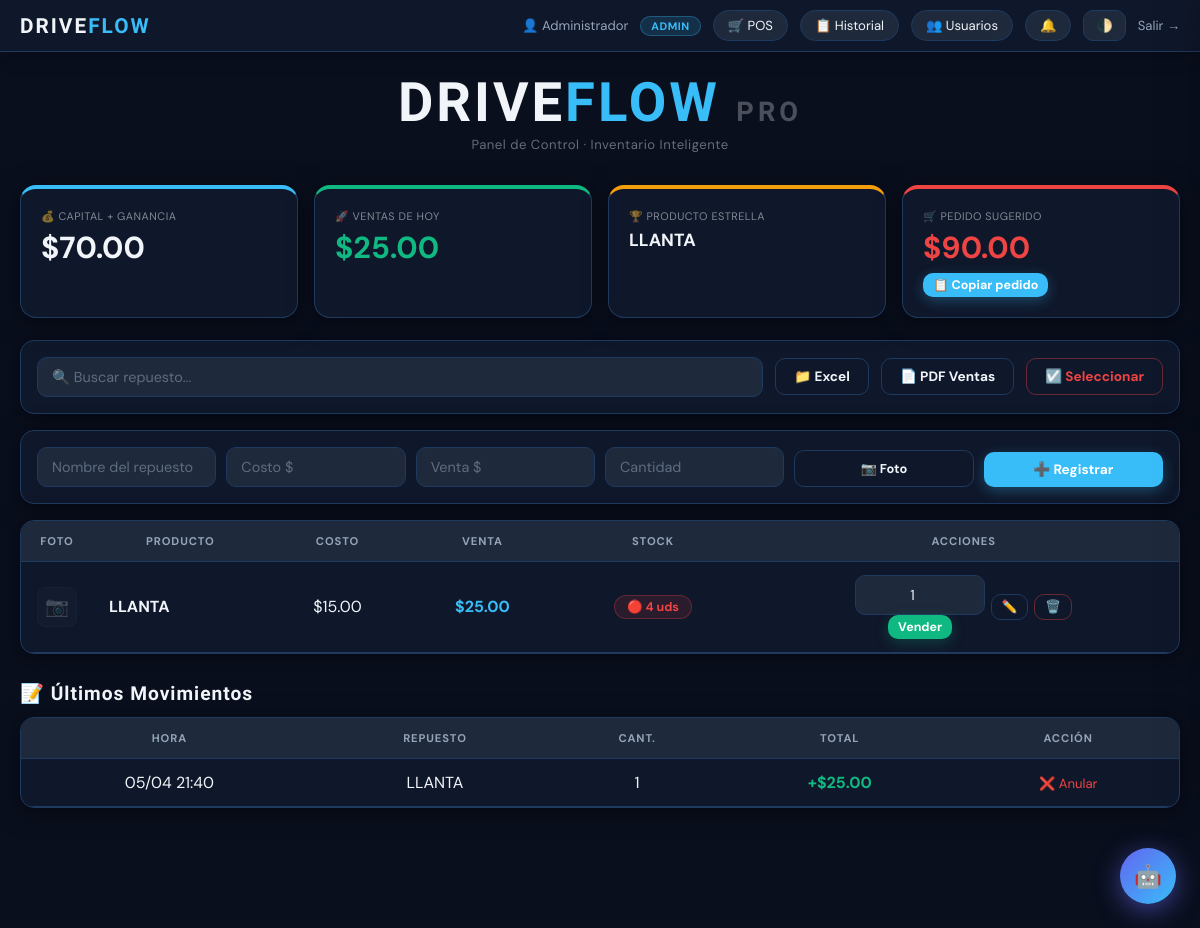
The page / (signed in) on the database as committed earlier.
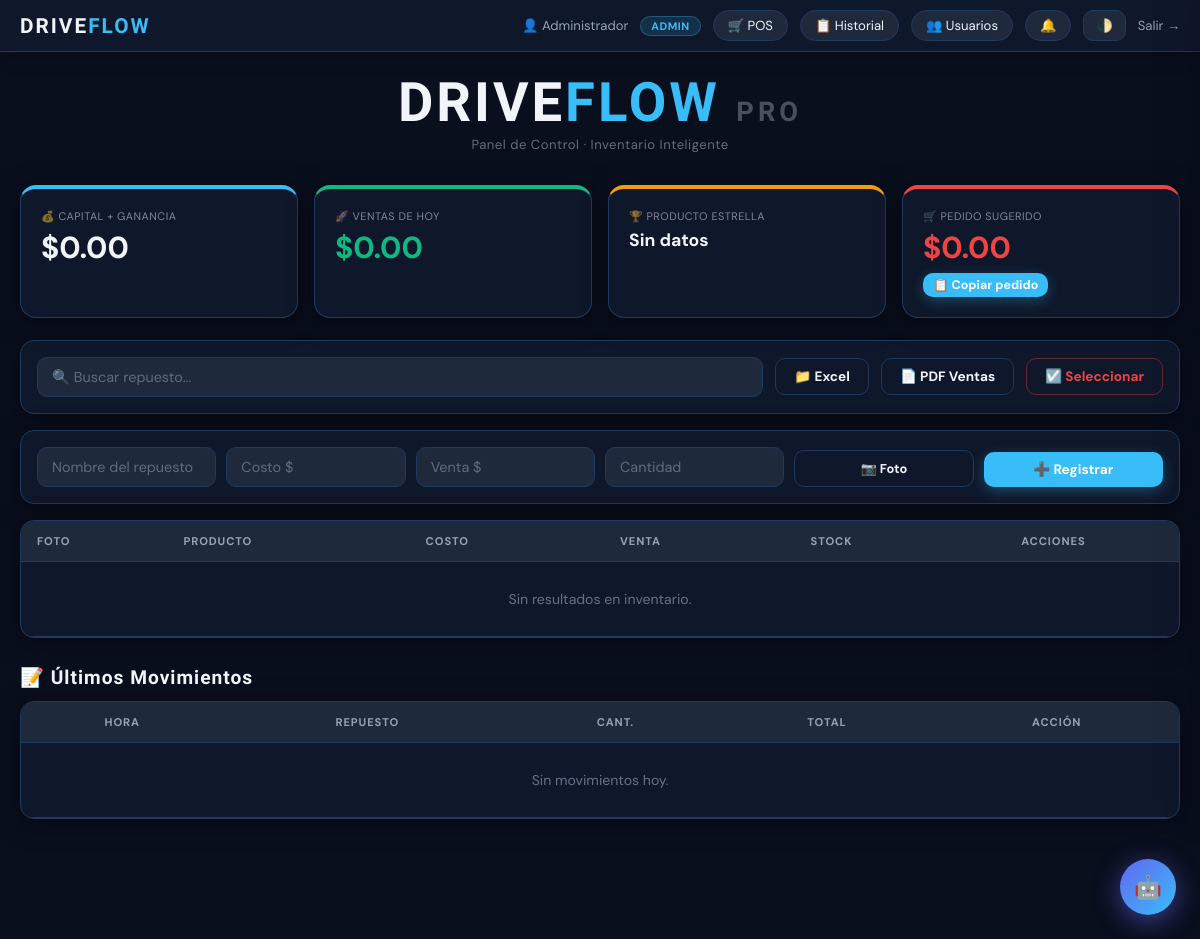
The same page on the database as committed later.
### models.py (models this page shows)
class Repuesto(db.Model):
    __tablename__ = 'repuesto'
    id           = db.Column(db.Integer, primary_key=True)
    nombre       = db.Column(db.String(100), nullable=False, unique=True)
    p_costo      = db.Column(db.Float, nullable=False)
    p_venta      = db.Column(db.Float, nullable=False)
    stock        = db.Column(db.Integer, nullable=False, default=0)
    vendido      = db.Column(db.Integer, default=0)
    stock_minimo = db.Column(db.Integer, default=5)
    foto_url     = db.Column(db.String(255), nullable=True)   # ← foto del producto
    ventas    = db.relationship('Venta', backref='repuesto', cascade='all, delete-orphan', lazy=True)
    historial = db.relationship('HistorialStock', backref='repuesto', cascade='all, delete-orphan', lazy=True)
    @property
    def estado_stock(self):
        if self.stock == 0:                     return 'agotado'
        if self.stock <= self.stock_minimo:     return 'critico'
        if self.stock <= self.stock_minimo * 2: return 'bajo'
        return 'ok'

class Venta(db.Model):
    __tablename__ = 'venta'
    id                 = db.Column(db.Integer, primary_key=True)
    repuesto_id        = db.Column(db.Integer, db.ForeignKey('repuesto.id', ondelete='CASCADE'), nullable=False)
    usuario_id         = db.Column(db.Integer, db.ForeignKey('usuario.id'), nullable=True)
    cliente_nombre     = db.Column(db.String(100), nullable=True)
    cliente_whatsapp   = db.Column(db.String(20), nullable=True)   # ← WhatsApp opcional
    cantidad           = db.Column(db.Integer, nullable=False)
    total_venta        = db.Column(db.Float, nullable=False)
    ganancia_operacion = db.Column(db.Float, nullable=False)
    fecha              = db.Column(db.DateTime, default=datetime.utcnow)

### routes/inventario.py (the view)
@inventario_bp.route('/')
def inicio():
    busqueda   = request.args.get('buscar','').upper().strip()
    inventario = (Repuesto.query.filter(func.upper(Repuesto.nombre).contains(busqueda)).all()
                  if busqueda else Repuesto.query.all())
    ventas = Venta.query.order_by(Venta.fecha.desc()).limit(15).all()
    return render_template('index.html', inventario=inventario, ventas=ventas, **_stats())

### routes/inventario.py (called while the page is built)
def puede_ver_costos():
    return session.get('user_rol') in ROLES_PRIVILEGIADOS

### templates/index.html (shortened to what this page needs)
<!DOCTYPE html>
<html lang="es">
<head>
    <link rel="stylesheet" href="{{ url_for('static', filename='css/main.css') }}">
</head>
<body>
<nav class="topbar">
    <div class="topbar-left">
        <span class="logo-sm">DRIVE<span>FLOW</span></span>
    </div>
    <div class="topbar-right">
        <a href="/perfil" class="user-info" style="text-decoration:none;cursor:pointer">👤 {{ session.get('user_nombre','Usuario') }}</a>
        <span class="rol-badge rol-{{ session.get('user_rol','vendedor') }}">{{ session.get('user_rol','vendedor').upper() }}</span>
        <a href="/pos" class="btn-alerta" style="text-decoration:none">🛒 POS</a>
        <a href="/historial" class="btn-alerta" style="text-decoration:none">📋 Historial</a>
        {% if session.get('user_rol') == 'admin' %}
        <a href="/usuarios" class="btn-alerta" style="text-decoration:none">👥 Usuarios</a>
        {% endif %}
        <button class="btn-alerta" onclick="toggleAlertas()" id="btnAlerta">
            🔔 <span class="badge-count" id="badgeCount" style="display:none">0</span>
        </button>
        <button class="theme-btn" onclick="toggleTheme()">🌓</button>
        <a href="/logout" class="btn-logout">Salir →</a>
    </div>
</nav>
<div class="container">
    <header class="site-header">
        <h1 class="logo-main">DRIVE<span>FLOW</span> <em>PRO</em></h1>
        <p class="tagline">Panel de Control · Inventario Inteligente</p>
    </header>
    <div class="kpis">
        {% if puede_costos %}
        <div class="kpi kpi-blue">
            <small>💰 CAPITAL + GANANCIA</small>
            <strong>${{ "{:,.2f}".format((inversion or 0) + ganancia) }}</strong>
        </div>
        {% endif %}
        <div class="kpi kpi-green">
            <small>🚀 VENTAS DE HOY</small>
            <strong style="color:var(--success)">${{ "{:,.2f}".format(total_hoy) }}</strong>
        </div>
        <div class="kpi kpi-yellow">
            <small>🏆 PRODUCTO ESTRELLA</small>
            <strong style="font-size:1.1em">{{ estrella }}</strong>
        </div>
        {% if puede_costos %}
        <div class="kpi kpi-red">
            <small>🛒 PEDIDO SUGERIDO</small>
            <strong style="color:var(--danger)">${{ "{:,.2f}".format(inversion_sugerida or 0) }}</strong>
            <button onclick="copiarPedido()" class="btn btn-sm btn-primary" style="margin-top:8px">📋 Copiar pedido</button>
        </div>
        {% endif %}
    </div>
    <div class="toolbar card">
        <form action="/" method="GET" style="flex:1">
            <input type="text" name="buscar" placeholder="🔍 Buscar repuesto..." value="{{ request.args.get('buscar','') }}" autocomplete="off">
        </form>
        {% if puede_costos %}
        <form action="/subir_masivo" method="POST" enctype="multipart/form-data">
            <label class="btn btn-outline">
                📁 Excel
            </label>
        </form>
        {% endif %}
        <a href="/reportes/ventas_pdf?dias=30" class="btn btn-outline" target="_blank">📄 PDF Ventas</a>
        {% if puede_costos %}
        <button class="btn btn-outline btn-red" onclick="toggleSeleccion()" id="btnSelec">☑️ Seleccionar</button>
        {% endif %}
    </div>
    {% if puede_costos %}
    <form action="/agregar" method="POST" class="card form-add" enctype="multipart/form-data">
        <input type="text"   name="nombre"  placeholder="Nombre del repuesto" required>
        <input type="number" name="p_costo" placeholder="Costo $"   step="0.01" min="0.01" required>
        <input type="number" name="p_venta" placeholder="Venta $"   step="0.01" min="0.01" required>
        <input type="number" name="stock"   placeholder="Cantidad"  min="0"     required>
        <label class="btn btn-outline" style="cursor:pointer;font-size:.8em">
            📷 Foto
        </label>
        <button type="submit" class="btn btn-primary">➕ Registrar</button>
    </form>
    {% endif %}
    <div class="card card-table">
        <table>
            <thead>
                <tr>
                    <th style="width:52px">Foto</th>
                    <th>Producto</th>
                    {% if puede_costos %}<th>Costo</th>{% endif %}
                    <th>Venta</th>
                    <th>Stock</th>
                    <th>Acciones</th>
                </tr>
            </thead>
            <tbody id="tbodyInventario">
            {% for p in inventario %}
            <tr class="fila" data-id="{{ p.id }}">
                <td>
                    {% if p.foto_url %}
                    <img src="/static/{{ p.foto_url }}" style="width:40px;height:40px;object-fit:cover;border-radius:8px;border:1px solid var(--border)" onclick="verFoto('/static/{{ p.foto_url }}','{{ p.nombre }}')" class="foto-thumb">
                    {% else %}
                    <div style="width:40px;height:40px;border-radius:8px;background:var(--panel2);border:1px solid var(--border);display:flex;align-items:center;justify-content:center;opacity:.3;font-size:1.2em">📷</div>
                    {% endif %}
                </td>
                <td class="td-left"><b>{{ p.nombre }}</b></td>
                {% if puede_costos %}
                <td>${{ "{:,.2f}".format(p.p_costo) }}</td>
                {% endif %}
                <td style="color:var(--primary);font-weight:700">${{ "{:,.2f}".format(p.p_venta) }}</td>
                <td>
                    <span class="stock-badge stock-{{ p.estado_stock }}">
                        {% if p.estado_stock=='agotado' %}💀
                        {% elif p.estado_stock=='critico' %}🔴
                        {% elif p.estado_stock=='bajo' %}🟡
                        {% else %}🟢{% endif %}
                        {{ p.stock }} uds
                    </span>
                </td>
                <td>
                    <div class="actions">
                        <form action="/vender/{{ p.id }}" method="POST" onsubmit="return onVender(event,this)">
                            <input type="number" name="cantidad_venta" value="1" min="1" max="{{ p.stock }}" class="qty">
                            <button type="submit" class="btn btn-success btn-sm">Vender</button>
                        </form>
                        {% if puede_costos %}
                        <button class="btn btn-outline btn-sm" onclick="abrirEditar('{{ p.id }}','{{ p.nombre }}','{{ p.p_costo }}','{{ p.p_venta }}','{{ p.stock }}','{{ p.foto_url or '' }}')">✏️</button>
                        <a href="/eliminar_producto/{{ p.id }}" class="btn btn-outline btn-sm btn-red" onclick="return onEliminar(event,this,'{{ p.nombre }}')">🗑️</a>
                        {% endif %}
                    </div>
                </td>
            </tr>
            {% else %}
            <tr><td colspan="7" class="empty">Sin resultados en inventario.</td></tr>
            {% endfor %}
            </tbody>
        </table>
    </div>
    <h3 class="sec-title">📝 Últimos Movimientos</h3>
    <div class="card card-table">
        <table>
            <thead>
                <tr><th>Hora</th><th>Repuesto</th><th>Cant.</th><th>Total</th><th>Acción</th></tr>
            </thead>
            <tbody>
            {% for v in ventas %}
            <tr>
                <td>{{ v.fecha.strftime('%d/%m %H:%M') }}</td>
                <td>{{ v.repuesto.nombre }}</td>
                <td>{{ v.cantidad }}</td>
                <td style="color:var(--success);font-weight:700">+${{ "{:,.2f}".format(v.total_venta) }}</td>
                <td><a href="/eliminar_venta/{{ v.id }}" class="link-danger" onclick="return confirm('¿Anular venta?')">❌ Anular</a></td>
            </tr>
            {% else %}
            <tr><td colspan="5" class="empty">Sin movimientos hoy.</td></tr>
            {% endfor %}
            </tbody>
        </table>
    </div>
</div>
<button id="iaBtn" onclick="toggleIA()" title="Asistente IA">🤖</button>
</body>
</html>

Rows that differ between the two databases and show on the page:
removed Repuesto: nombre "LLANTA", p_costo "15.00", p_venta "25.00", stock "4"
removed Venta: fecha "05/04 21:40", repuesto.nombre "LLANTA", cantidad "1", total_venta "25.00"
Other text that changed with them:
{{ "{:,.2f}".format((inversion or 0) + ganancia) }}: "70.00" → "0.00"
{{ "{:,.2f}".format(total_hoy) }}: "25.00" → "0.00"
{{ estrella }}: (not shown) → "Sin datos"
{{ "{:,.2f}".format(inversion_sugerida or 0) }}: "90.00" → "0.00"
text now shown: "Sin resultados en inventario. Sin movimientos hoy."
